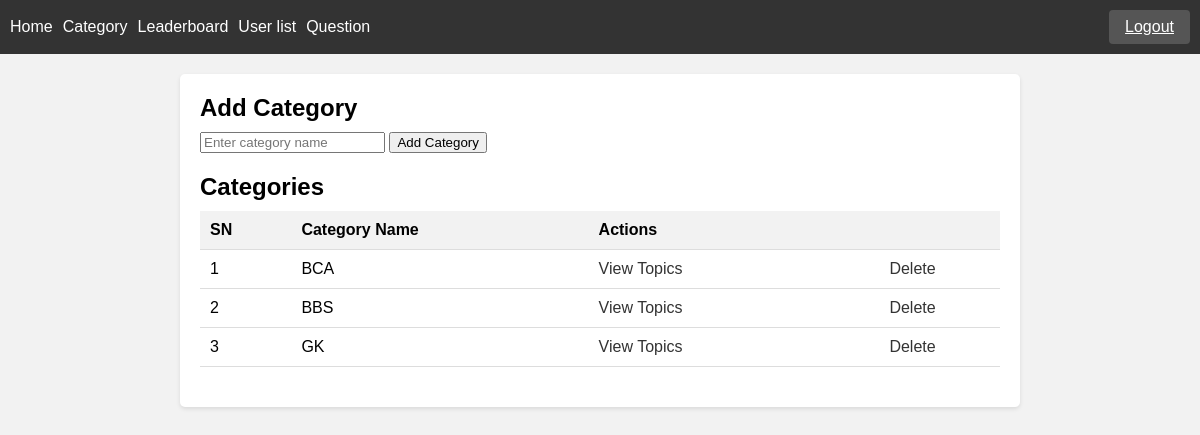
The app's page /admin/category.php (signed in) with its own data.
### tables this page shows
CREATE TABLE `categories` (
  `category_id` int(11) NOT NULL,
  `category_name` varchar(255) NOT NULL,
  `addedBy` int(11) NOT NULL
);

### admin/category.php (the view, shortened to what this page needs)
<?php
include '..//connection.php';
$query = "SELECT * FROM categories";
$result = mysqli_query($con, $query);
$categories = mysqli_fetch_all($result, MYSQLI_ASSOC);
?>
<!DOCTYPE html>
<html>
<head>
</head>
<body>
<div class="navbar">
        <ul>
            <li><a href="adminDashboard.php">Home</a></li>
            <li><a href="category.php">Category</a></li>
            <li><a href="leaderboard.php">Leaderboard</a></li>
            <li><a href="users.php">User list</a></li>
            <li><a href="questionList.php">Question</a></li>
        </ul>
        <div class="logout-container">
    <a href="logout.php">Logout</a>
  </div>
    </div>
    <div class="container">
        <div class="card">
            <h2>Add Category</h2>
            <form action="" method="post">
                <input type="text" name="category" placeholder="Enter category name" required>
                <input type="submit" name="submit" value="Add Category">
            </form>
        </div>
        <div class="card">
            <h2>Categories</h2>
            <table>
                <thead>
                    <tr>
                        <th>SN</th>
                        <th>Category Name</th>
                        <th colspan="2">Actions</th>
                    </tr>
                </thead>
                <tbody>
                    <?php
                    $count=1;
                    foreach ($categories as $category) {
                        $categoryID = $category['category_id'];
                        $categoryName = $category['category_name'];
                        echo "<tr>";
                        echo "<td>$count</td>";
                        echo "<td>$categoryName</td>";
                        echo "<td><a href='quizTopic.php?category_id=$categoryID'>View Topics</a></td>";
                        echo "<td><a href='deleteCategory.php?id=$categoryID'>Delete</a></td>";
                        echo "</tr>";
                        $count++;
                    }
                    ?>
                </tbody>
            </table>
        </div>
    </div>
</body>
</html>

### admin/category.php (style rules this page uses)
body { font-family: Arial, sans-serif; margin: 0; padding: 0; background-color: #f2f2f2; }
.navbar { background-color: #333; color: #fff; padding: 10px; display: flex; justify-content: space-between; align-items: center; }
.navbar ul { list-style-type: none; margin: 0; padding: 0; display: flex; align-items: center; }
.navbar li { margin-right: 10px; }
.navbar li:last-child { margin-right: 0; }
.navbar li a { color: #fff; text-decoration: none; }
.logout-container { margin-left: 10px; }
.logout-container a { display: inline-block; padding: 8px 16px; background-color: #555; color: #fff; border-radius: 4px; transition: background-color 0.3s; }
.container { max-width: 800px; margin: 20px auto; padding: 20px; background-color: #fff; box-shadow: 0 2px 4px rgba(0, 0, 0, 0.1); border-radius: 5px; }
.card { margin-bottom: 20px; }
.card h2 { margin-top: 0; margin-bottom: 10px; font-size: 24px; }
.card form { margin-bottom: 10px; }
.card table { width: 100%; border-collapse: collapse; }
.card th, .card td { padding: 10px; border-bottom: 1px solid #ddd; text-align: left; }
.card th { background-color: #f2f2f2; }
.card td:last-child { text-align: center; }
.card a { color: #333; text-decoration: none; margin-right: 10px; }

### records on screen
categories: category_name "BCA"
categories: category_name "BBS"
categories: category_name "GK"
